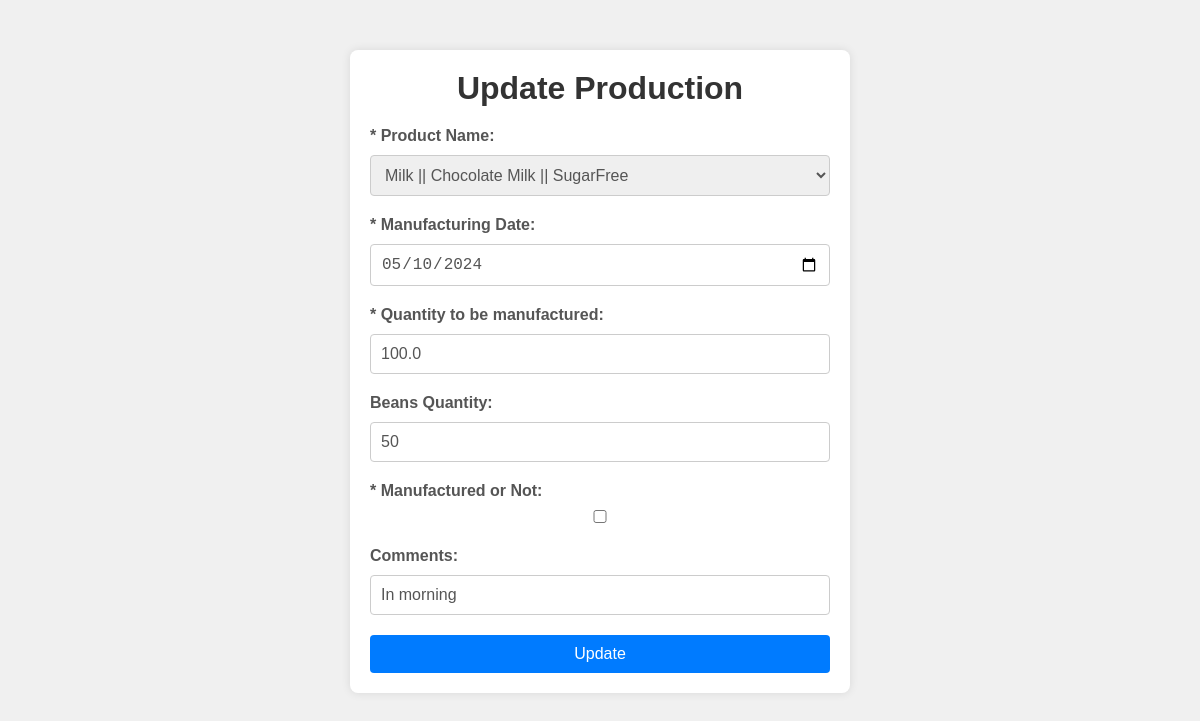
Page /open_update_production/PRPM244484 (signed in) on the committed database.
### app.py (models this page shows)
class Production(db.Model):
    ProductionID = db.Column(db.String(60), primary_key=True)
    BatchID = db.Column(db.String(20))
    ProductID = db.Column(db.String(60), db.ForeignKey('product.ProductID'))
    ManufacturingDate = db.Column(db.Date)
    ManufacturedQuantity = db.Column(db.Float)
    BeansQuantity = db.Column(db.Integer)
    ManufacturedOrNot = db.Column(db.Boolean)
    comments = db.Column(db.String(500))

class Product(db.Model):
    ProductID = db.Column(db.String(60), primary_key=True)
    ProductName = db.Column(db.String(255))
    Type = db.Column(db.Enum('Tofu', 'Milk'))
    SugarType = db.Column(db.String(50))
    ProductDescription = db.Column(db.String(255))
    Price = db.Column(db.Float)
    AvailableQuantity = db.Column(db.Integer)
    TotalQuantityProduced = db.Column(db.Integer)
    AvailableOrNot = db.Column(db.Boolean)

### app.py (the view)
@app.route('/open_update_production/<string:ProductionID>')
def open_update_production(ProductionID):
    if session['LoggedIn']==True and (session['Designation']=="Admin" or  session['Designation']=="Production Manager"):
        production = Production.query.filter_by(ProductionID=ProductionID).first()
        products=Product.query.all()
        return render_template("updateProduction.html", production=production,products=products)

### templates/updateProduction.html (shortened to what this page needs)
<!DOCTYPE html>
<html lang="en">
<head>
</head>
<body>
    <div class="container">
        <h1>Update Production</h1>
        <form action="/update_production/{{ production.ProductionID }}" method="POST">
            <div class="form-group">
                <label for="productID">* Product Name:</label>
                <select id="productID" name="productID" required>
                    {% for product in products %}
                        <option value="{{ product.ProductID }}" {% if product.ProductID == production.ProductID %} selected {% endif %}>{{ product.Type }} || {{ product.ProductName }} || {{ product.SugarType }}</option>
                    {% endfor %}
                </select>
            </div>
            <div class="form-group">
                <label for="manufacturingDate">* Manufacturing Date:</label>
                <input type="date" id="manufacturingDate" name="manufacturingDate" value="{{ production.ManufacturingDate }}" required>
            </div>
            <div class="form-group">
                <label for="manufacturedQuantity">* Quantity to be manufactured:</label>
                <input type="number" id="manufacturedQuantity" name="manufacturedQuantity" value="{{ production.ManufacturedQuantity }}" required>
            </div>
            <div class="form-group">
                <label for="beansQuantity">Beans Quantity:</label>
                <input type="number" id="beansQuantity" name="beansQuantity" value="{{ production.BeansQuantity }}" >
            </div>
            <div class="form-group">
                <label for="manufacturedOrNot">* Manufactured or Not:</label>
                <input type="checkbox" id="manufacturedOrNot" name="manufacturedOrNot" {% if production.ManufacturedOrNot %}checked{% endif %}>
            </div>
            <div class="form-group">
                <label for="comments">Comments:</label>
                <input type="text" id="comments" name="comments" value="{{ production.comments }}">
            </div>
            <button type="submit">Update</button>
        </form>
    </div>
</body>
</html>

### templates/updateProduction.html (style rules this page uses)
* { margin: 0; padding: 0; box-sizing: border-box; }
body { font-family: Arial, sans-serif; background-color: #f0f0f0; margin: 0; padding: 0; }
.container { max-width: 500px; margin: 50px auto; background-color: #fff; padding: 20px; border-radius: 8px; box-shadow: 0 0 10px rgba(0, 0, 0, 0.1); }
h1 { text-align: center; color: #333; margin-bottom: 20px; }
.form-group { margin-bottom: 20px; }
label { font-weight: bold; color: #555; display: block; margin-bottom: 5px; }
input[type="text"], input[type="number"], input[type="date"], input[type="checkbox"], select { width: 100%; padding: 10px; border: 1px solid #ccc; border-radius: 4px; box-sizing: border-box; font-size: 16px; color: #555; margin-top: 5px; }
button { background-color: #007bff; color: #fff; border: none; padding: 10px 20px; cursor: pointer; border-radius: 4px; font-size: 16px; width: 100%; transition: background-color 0.3s ease; }

### rows in the picture
Production: productID "Milk || Chocolate Milk || SugarFree", manufacturingDate "05/10/2024", manufacturedQuantity "100.0", beansQuantity "50", comments "In morning"
